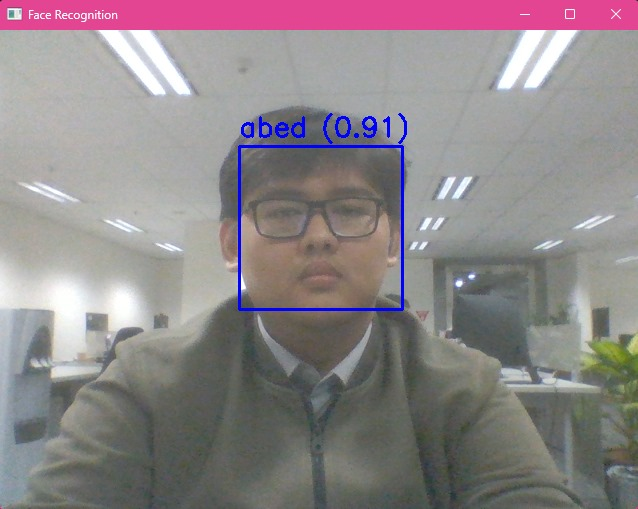
#> input picture test_predict/camera_fix_model_test.jpg, 638 x 509 px, given in place of the camera
$ jupyter execute --allow-errors face_recognition_with_camera.ipynb
#> lines starting #> are read from the running program, lines starting #| are printed output that depends on the picture
[cell 1]
# Import library
import cv2
import numpy as np
from keras_facenet import FaceNet
import pickle
from sklearn.preprocessing import LabelEncoder

[cell 2]
# Load the trained SVM model
with open('fix_model_facenet_160x160.pkl', 'rb') as f:
#> (reads test_predict/fix_model_facenet_160x160.pkl from the repository)
#> further down, frame is the input picture: shape (509, 638, 3); mean B, G, R 137.3, 134.2, 142.5
    model = pickle.load(f)

# Load the FaceNet model
#> (the rest of this cell did not finish here and is left out)

[cell 3]
# Function to preprocess the face image
def preprocess_face(face_img):
    face_img = cv2.resize(face_img, (160, 160))  # Resize to 160x160
    face_img = face_img.astype('float32')
    face_img = np.expand_dims(face_img, axis=0)
    return face_img

# Function to get the embedding of a face image
def get_embedding(face_img):
    face_img = preprocess_face(face_img)
    yhat = embedder.embeddings(face_img)
    return yhat[0]

# Function to detect faces in an image using OpenCV's Haar cascades
def detect_faces(frame, face_cascade):
    gray = cv2.cvtColor(frame, cv2.COLOR_BGR2GRAY)
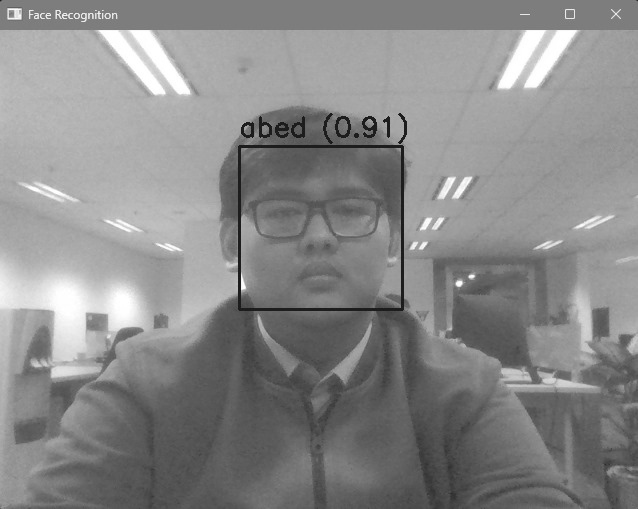
#> gray: shape (509, 638); min 19, max 255, mean 137
    faces = face_cascade.detectMultiScale(gray, scaleFactor=1.1, minNeighbors=5, minSize=(30, 30))
#> faces = [[236, 145, 168, 168]]
    return faces

[cell 4]
# Initialize the webcam
cap = cv2.VideoCapture(0) # Use 0 for the default webcam device, try changing to 1, 2, 3, etc. for other devices

# Load OpenCV's pre-trained Haar Cascade for face detection
face_cascade = cv2.CascadeClassifier(cv2.data.haarcascades + 'haarcascade_frontalface_default.xml')

# Define threshold for confidence score
confidence_threshold = 0.5  # Adjust this threshold as needed

#> (a cell that did not finish here is left out)
